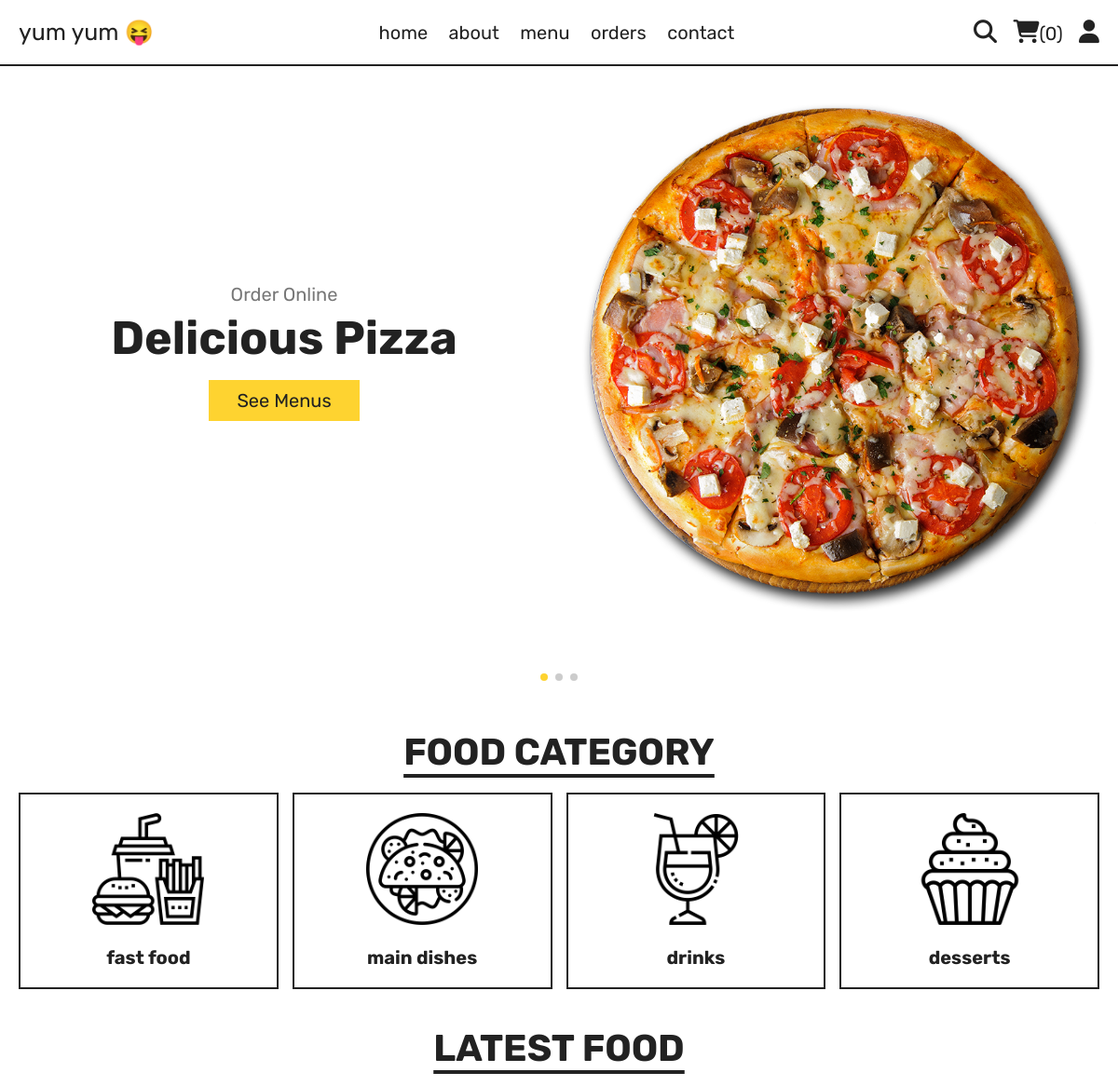
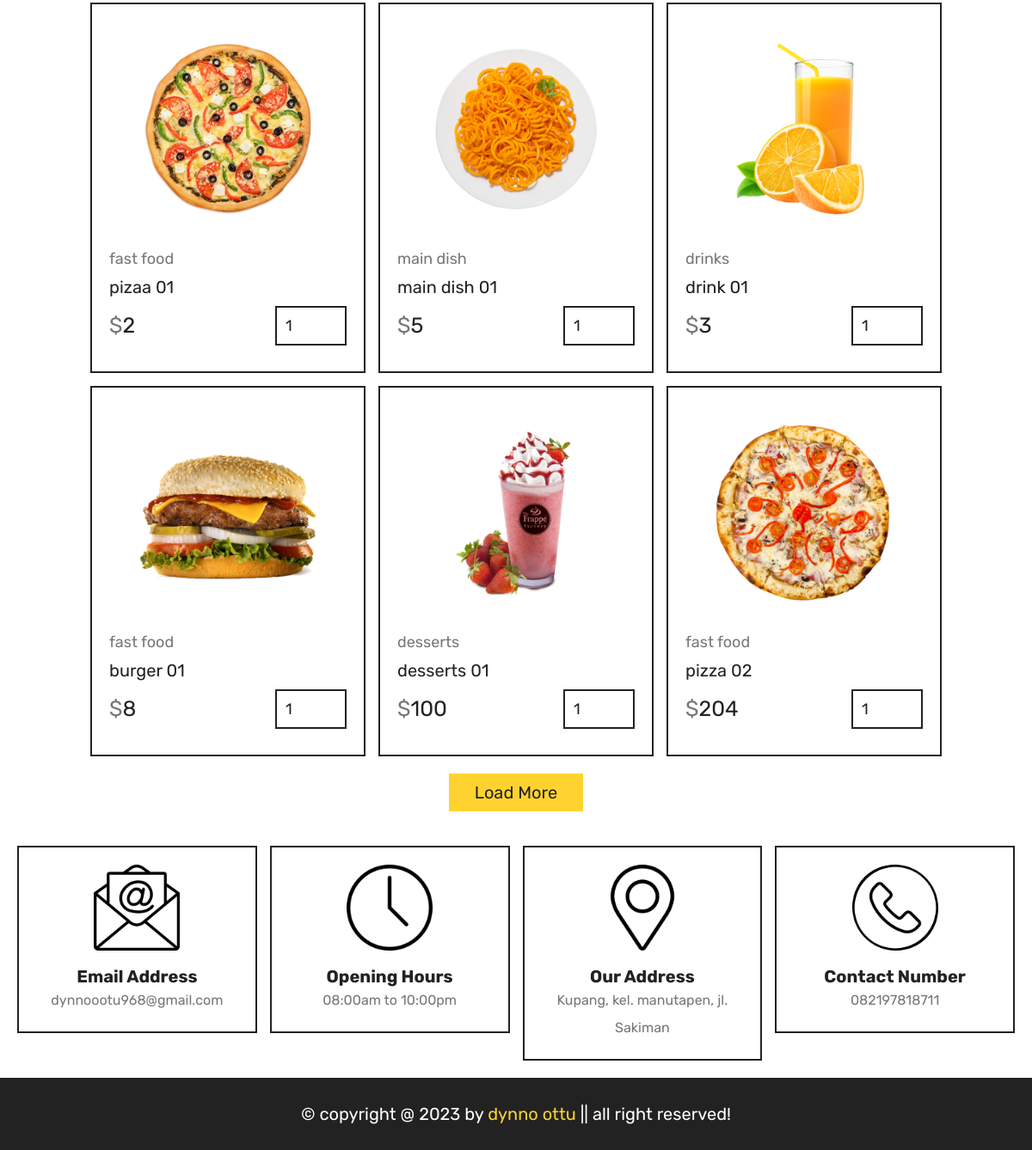
The app's page /home.php with its own data (2 pictures, top to bottom).
### tables this page shows
CREATE TABLE `products` (
  `id` int(100) NOT NULL,
  `name` varchar(100) NOT NULL,
  `category` varchar(100) NOT NULL,
  `price` int(10) NOT NULL,
  `image` varchar(100) NOT NULL
);

### home.php (the view, shortened to what this page needs)
<?php
include 'components/connect.php';
?>
<!DOCTYPE html>
<html lang="en">
<head>
    <link rel="stylesheet" href="https://cdnjs.cloudflare.com/ajax/libs/font-awesome/6.2.1/css/all.min.css">
    <link rel="stylesheet" href="https://cdn.jsdelivr.net/npm/swiper@8/swiper-bundle.min.css" />
    <link rel="stylesheet" href="css/style.css">
</head>
<body>
    <?php include 'components/user_header.php' ?>
    <section class="home">
        <div class="swiper home-slider">
            <div class="swiper-wrapper">
                <div class="swiper-slide slide">
                    <div class="content">
                        <span>order online</span>
                        <h3>delicious pizza</h3>
                        <a href="menu.php" class="btn">see menus</a>
                    </div>
                    <div class="image">
                        <img src="images/home-img-1.png" alt="">
                    </div>
                </div>
                <div class="swiper-slide slide">
                    <div class="content">
                        <span>order online</span>
                        <h3>chezzy hamburger</h3>
                        <a href="menu.php" class="btn">see menus</a>
                    </div>
                    <div class="image">
                        <img src="images/home-img-2.png" alt="">
                    </div>
                </div>
                <div class="swiper-slide slide">
                    <div class="content">
                        <span>order online</span>
                        <h3>rosterd chikend</h3>
                        <a href="menu.php" class="btn">see menus</a>
                    </div>
                    <div class="image">
                        <img src="images/home-img-3.png" alt="">
                    </div>
                </div>
            </div>
            <div class="swiper-pagination"></div>
        </div>
    </section>
    <section class="home-category">
        <h1 class="title">food category</h1>
        <div class="box-container">
            <a href="category.php?category=fast food" class="box">
                <img src="images/cat-1.png" alt="">
                <h3>fast food</h3>
            </a>
            <a href="category.php?category=main dish" class="box">
                <img src="images/cat-2.png" alt="">
                <h3>main dishes</h3>
            </a>
            <a href="category.php?category=drinks" class="box">
                <img src="images/cat-3.png" alt="">
                <h3>drinks</h3>
            </a>
            <a href="category.php?category=desserts" class="box">
                <img src="images/cat-4.png" alt="">
                <h3>desserts</h3>
            </a>
        </div>
    </section>
    <section class="products">
        <h1 class="title">latest food</h1>
        <div class="box-container">
            <?php
            $select_products = $conn->prepare("SELECT * FROM `products` LIMIT 6");
            $select_products->execute();
            if ($select_products->rowCount() > 0) {
                while ($fetch_products = $select_products->fetch(PDO::FETCH_ASSOC)) {
            ?>
                    <form action="" method="post" class="box">
                        <img src="uploaded_img/<?= $fetch_products['image']; ?>" class="image" alt="">
                        <a href="category.php?category=<?= $fetch_products['category']; ?>" class="cat"><?= $fetch_products['category']; ?></a>
                        <div class="name"><?= $fetch_products['name']; ?></div>
                        <div class="flex">
                            <div class="price"><span>$</span><?= $fetch_products['price']; ?></div>
                            <input type="number" class="qty" name="qty" value="1" min="1" max="99" maxlength="2">
                        </div>
                    </form>
            <?php
                }
            } else {
                echo '<div class="empty">no products added yet!</div>';
            }
            ?>
        </div>
        <div class="more-btn">
            <a href="menu.php" class="btn">load more</a>
        </div>
    </section>
    <?php include 'components/footer.php'; ?>
</body>
</html>

### components/user_header.php (shortened to what this page needs)
<header class="header">
    <section class="flex">
        <a href="home.php" class="logo">yum yum 😝</a>
        <nav class="navbar">
            <a href="home.php">home</a>
            <a href="about.php">about</a>
            <a href="menu.php">menu</a>
            <a href="orders.php">orders</a>
            <a href="contact.php">contact</a>
        </nav>
        <div class="icons">
            <?php
            $count_user_cart_items = $conn->prepare("SELECT * FROM `cart` WHERE user_id = ?");
            $count_user_cart_items->execute([$user_id]);
            $total_user_cart_items = $count_user_cart_items->rowCount()
            ?>
            <a href="search.php"><i class="fas fa-search"></i></a>
            <a href="card.php"><i class="fas fa-shopping-cart"></i><span>(<?= $total_user_cart_items; ?>)</span></a>
            <div id="user-btn" class="fas fa-user"></div>
        </div>
    </section>
</header>

### components/footer.php
<footer class="footer">
    <section class="grid">
        <div class="box">
            <img src="images/email-icon.png" alt="">
            <h3>email address</h3>
            <a href="mail to: dynnoottu968@gmail.com">dynnoootu968@gmail.com</a>
        </div>
        <div class="box">
            <img src="images/clock-icon.png" alt="">
            <h3>opening hours</h3>
            <p>08:00am to 10:00pm</p>
        </div>
        <div class="box">
            <img src="images/map-icon.png" alt="">
            <h3>our address</h3>
            <a href="">Kupang, kel. manutapen, jl. Sakiman</a>
        </div>
        <div class="box">
            <img src="images/phone-icon.png" alt="">
            <h3>contact number</h3>
            <p>082197818711</p>
        </div>
    </section>
    <div class="credit">&copy; copyright @ <?= date('Y'); ?> by <span>dynno ottu</span> || all right reserved!</div>
</footer>

### css/style.css (style rules this page uses)
:root { --yellow:#fed330; --red:#e74c3c; --white:#fff; --black: #222; --light-color:#777; --border:.2rem solid var(--black); }
* { font-family: 'Rubik', sans-serif; margin: 0; padding: 0; box-sizing: border-box; outline: none; border: none; text-decoration: none; }
html { font-size: 62.5%; overflow-x: hidden; scroll-behavior: smooth; scroll-padding: 7rem; }
section { padding: 2rem; margin: 0 auto; max-width: 1200px; }
.btn, .delete-btn { display: inline-block; margin-top: 1rem; padding: 1rem 3rem; font-size: 2rem; cursor: pointer; text-transform: capitalize; transition: .2s linear; }
.btn { background-color: var(--yellow); color: var(--black); }
.title { margin-bottom: 2rem; text-align: center; text-transform: uppercase; font-size: 4rem; color: var(--black); text-decoration: underline; text-underline-offset: 1rem; }
.header { position: sticky; z-index: 1000; background-color: var(--white); border-bottom: var(--border); top: 0; left: 0; }
.header .flex { display: flex; align-items: center; justify-content: space-between; position: relative; }
.header .flex .logo { font-size: 2.5rem; color: var(--black); }
.header .flex .navbar a { font-size: 2rem; color: var(--black); margin: 0 1rem; }
.header .flex .icons > * { font-size: 2.5rem; color: var(--black); cursor: pointer; margin-left: 1.5rem; }
.header .flex .icons span { font-size: 2rem; }
.footer .grid { display: grid; grid-template-columns: repeat(auto-fit, minmax(27rem, 1fr)); gap: 1.5rem; align-items: flex-start; }
.footer .grid .box { border: var(--border); padding: 2rem; text-align: center; }
.footer .grid .box img { height: 10rem; width: 100%; object-fit: contain; margin-bottom: 1.5rem; }
.footer .grid .box h3 { margin-bottom: 1rem 0; font-size: 2rem; color: var(--black); text-transform: capitalize; }
.footer .grid .box p, .footer .grid .box a { font-size: 1.6rem; color: var(--light-color); line-height: 2; display: block; }
.footer .credit { background-color: var(--black); padding: 3rem 2rem; text-align: center; color: var(--white); font-size: 2rem; }
.footer .credit span { color: var(--yellow); }
.home .slide { display: flex; flex-wrap: wrap-reverse; gap: 2rem; align-items: center; margin-bottom: 4rem; }
.home .slide .content { flex: 1 1 40rem; text-align: center; }
.home .slide .image { flex: 1 1 40rem; }
.home .slide .image img { width: 100%; }
.home .slide .content span { font-size: 2rem; color: var(--light-color); text-transform: capitalize; }
.home .slide .content h3 { margin: .5rem 0; font-size: 5rem; color: var(--black); text-transform: capitalize; }
.home-category .box-container { display: grid; grid-template-columns: repeat(auto-fit, minmax(27rem, 1fr)); gap: 1.5rem; align-items: flex-start; }
.home-category .box-container .box { border: var(--border); padding: 2rem; text-align: center; }
.home-category .box-container .box img { width: 100%; height: 12rem; object-fit: contain; margin-bottom: 1rem; }
.home-category .box-container .box h3 { font-size: 2rem; color: var(--black); margin-top: 1rem; }
.products .box-container { display: grid; grid-template-columns: repeat(auto-fit, 32rem); gap: 1.5rem; align-items: flex-start; justify-content: center; }
.products .box-container .box { padding: 2rem; position: relative; border: var(--border); overflow: hidden; }
.products .box-container .box .image { height: 25rem; width: 100%; object-fit: contain; margin-bottom: 1rem; }
.products .box-container .box { font-size: 1.8rem; color: var(--light-color); }
.products .box-container .box .cat { font-size: 1.8rem; color: var(--light-color); }
.products .box-container .box .name { font-size: 2rem; color: var(--black); margin: 1rem 0; }
.products .box-container .box .flex { display: flex; gap: 1rem; align-items: center; margin: 1rem 0; }
.products .box-container .box .flex .price { font-size: 2.5rem; color: var(--black); margin-right: auto; }
.products .box-container .box .flex .price span { font: 2rem; color: var(--light-color); }
.products .box-container .box .flex .qty { padding: 1rem; border: var(--border); font-size: 1.8rem; color: var(--black); }
.products .more-btn { text-align: center; margin-top: 1rem; }

### records on screen
products: image (picture), category "fast food", name "pizaa 01", price "2"
products: image (picture), category "main dish", name "main dish 01", price "5"
products: image (picture), category "drinks", name "drink 01", price "3"
products: image (picture), category "fast food", name "burger 01", price "8"
products: image (picture), category "desserts", name "desserts 01", price "100"
products: image (picture), category "fast food", name "pizza 02", price "204"

### other values on screen
$total_user_cart_items "0"
